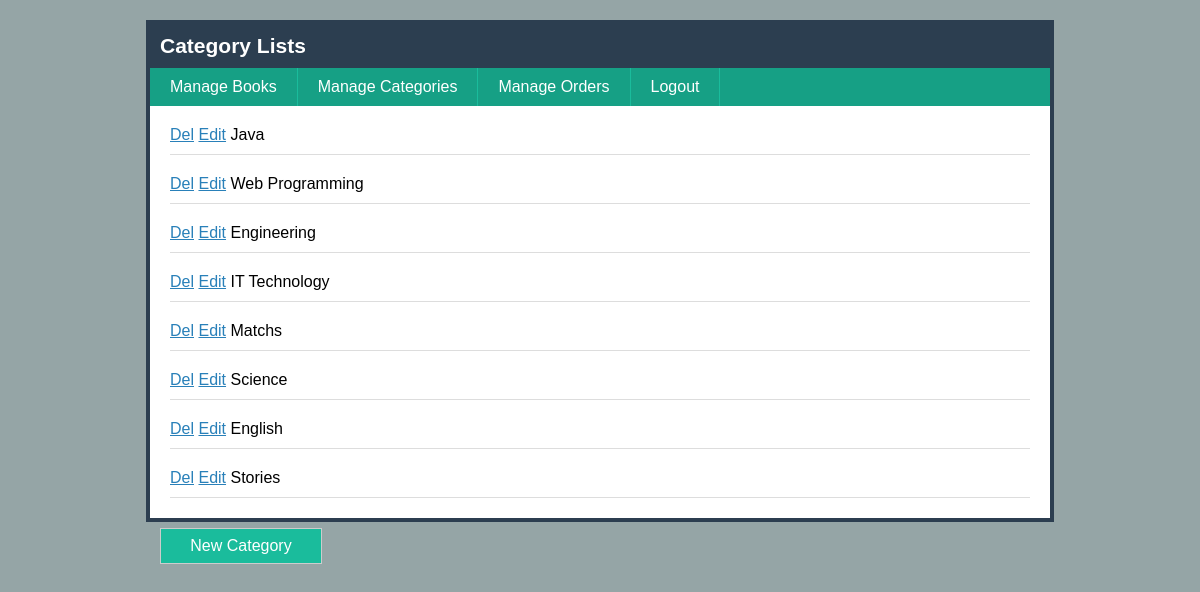
Screenshot of /admin/cat-list.php (signed in) with the database file from the repository.
### tables this page shows
CREATE TABLE `categories` (
  `id` int(11) NOT NULL,
  `name` varchar(255) NOT NULL,
  `remark` text NOT NULL,
  `create_date` datetime NOT NULL,
  `modified_date` datetime NOT NULL
);

### admin/cat-list.php (the view, shortened to what this page needs)
<!DOCTYPE html>
<html>
<head>
	<link rel="stylesheet" type="text/css" href="css/style.css">
</head>
<body>
	<h1>Category Lists</h1>
	<?php include("menu.php");?>
	<?php
		include("confs/config.php");
		$result=mysqli_query($conn,"SELECT * FROM categories ORDER BY id DESC LIMIT 10");
	 ?>
	 <ul class="list">
	 	<?php while($row=mysqli_fetch_assoc($result)):?>
	 	<li title="<?php echo $row['remark'];?>">
	 		<a href="cat-del.php?id=<?php echo $row['id'];?>">Del</a>
	 		<a href="cat-edit.php?id=<?php echo $row['id'];?>">Edit</a>
	 		<?php echo $row['name'];?>
	 	</li>
	 <?php endwhile; ?>
	 </ul>
	 <a href="cat-new.php" class="new">New Category</a>
</body>
</html>

### admin/css/style.css (style rules this page uses)
html { background: #95A5A6; }
body { font-family: Arial, Helvetica, sans-serif; width: 900px; background: #fff; border: 4px solid #2C3E50; margin: 20px auto; }
h1 { padding: 10px; font-size: 21px; background: #2C3E50; margin: 0; color: #fff; }
ul.list { list-style: none; margin: 20px; padding: 0; }
ul.list li { overflow: hidden; border-bottom: 1px solid #ddd; padding-bottom: 10px; margin-bottom: 20px; }
ul.list a { color: #2980B9; }
a.new { display: block; padding: 8px 0; text-align: center; width: 160px; margin: 10px; color: #fff; background: #1ABC9C; border: 1px solid #ccc; text-decoration: none; }
a.new { float: left; }

### rows the page displays
categories: name "Java"
categories: name "Web Programming"
categories: name "Engineering"
categories: name "IT Technology"
categories: name "Matchs"
categories: name "Science"
categories: name "English"
categories: name "Stories"
